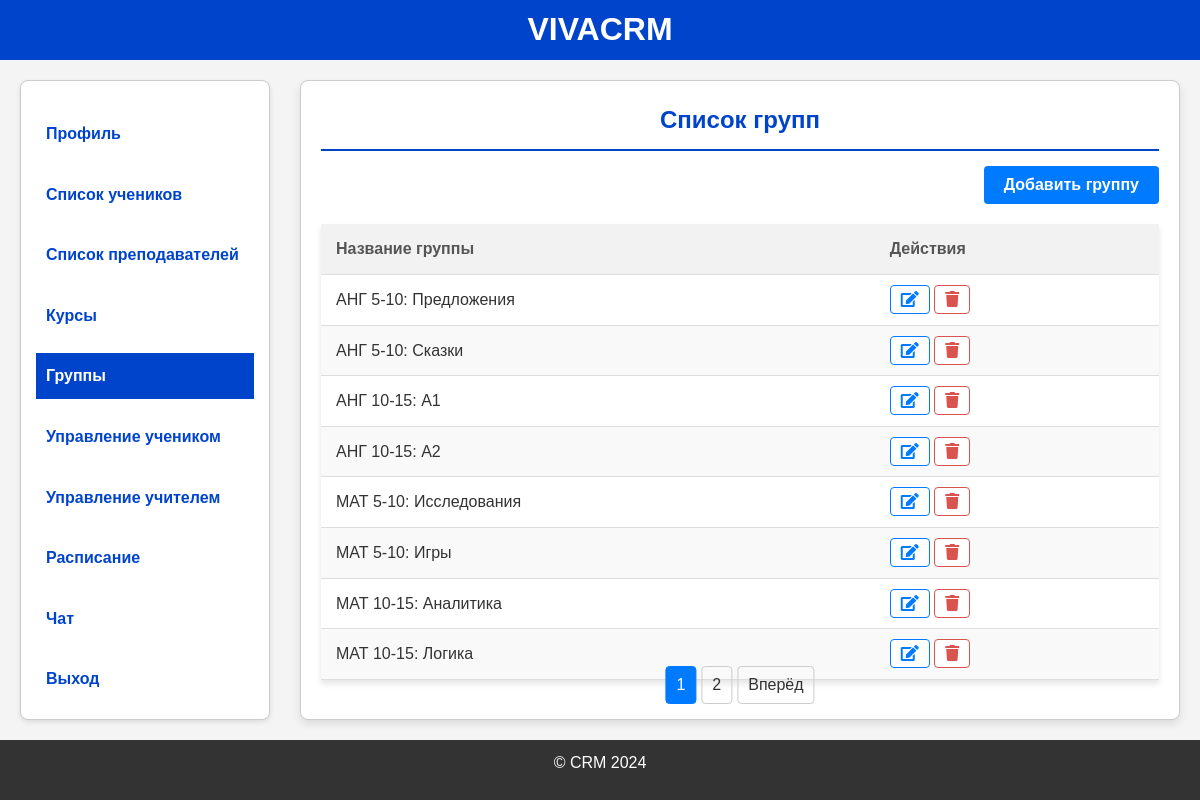
Before: /groups (signed in) with the older database file.
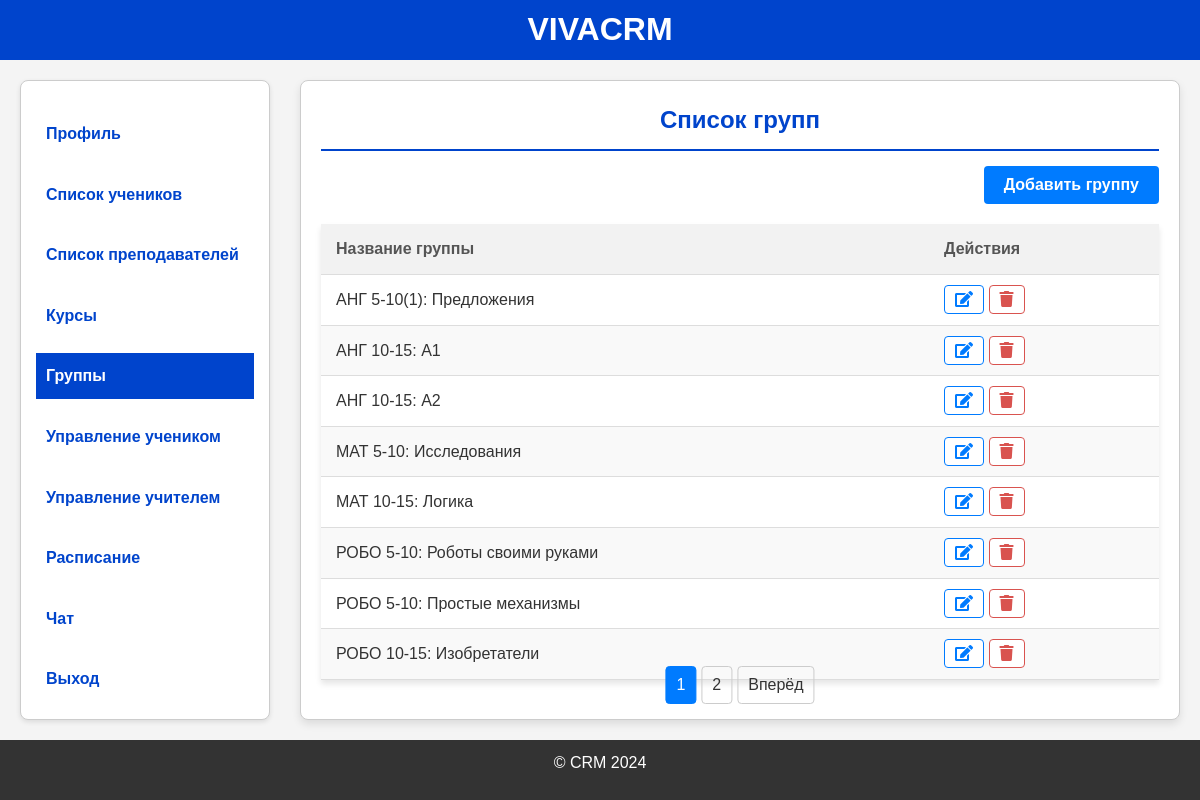
After: the same page with the newer database file.
### models.py (models this page shows)
class Group(db.Model):
    id = db.Column(db.Integer, primary_key=True)
    group_name = db.Column(db.String(100), nullable=False)
    students = db.relationship('ManageStudent', back_populates='group')

### app.py (the view, shortened to what this page needs)
@app.route('/groups', methods=['GET', 'POST'])
@login_required
@role_required('Администратор')
def list_groups():
    form = GroupForm()  # Пример формы, которую нужно создать
    administrator = Administrator.query.filter_by(admin_id=current_user.id).first()
    groups = Group.query.all()
    page = request.args.get('page', 1, type=int)
    per_page = 8
    pagination = Group.query.paginate(page=page, per_page=per_page)
    groups = pagination.items
    return render_template('groups.html', form=form, groups=groups, administrator=administrator, pagination=pagination)

### app.py (called while the page is built)
@login_manager.user_loader
def load_user(user_id):
    return Users.query.get(int(user_id))

def role_required(role):
    def decorator(f):
        @wraps(f)
        def wrapped(*args, **kwargs):
            if not current_user.is_authenticated or current_user.role != role:
                flash('Недостаточно прав доступа')
                return redirect(url_for('login'))
            return f(*args, **kwargs)
        return wrapped
    return decorator

### templates/groups.html (shortened to what this page needs)
{% extends "base_administrator.html" %}
{% block content %}
<div class="group-form">
    <h2>Список групп</h2>
    <div class="group-btn-container">
        <button id="openAddGroupModal" class="add-group-link">Добавить группу</button>
    </div>
    <table class="group-list-table" id="groupListTable">
        <thead>
            <tr>
                <th>Название группы</th>
                <th>Действия</th>
            </tr>
        </thead>
        <tbody>
            {% for group in groups %}
            <tr>
                <td>{{ group.group_name }}</td>
                <td>
                    <a href="{{ url_for('edit_group', id=group.id) }}" class="btn-edit"><i class="fa fa-edit"></i></a>
                    <a href="{{ url_for('delete_group', id=group.id) }}" class="btn-danger"><i class="fa fa-trash"></i></a>
                </td>
            </tr>
            {% endfor %}
        </tbody>
    </table>
    <div class="pagination">
        {% for page_num in pagination.iter_pages(left_edge=2, right_edge=2, left_current=2, right_current=2) %}
            {% if page_num %}
                {% if page_num == pagination.page %}
                    <span class="current">{{ page_num }}</span>
                {% else %}
                    <a href="{{ url_for('list_groups', page=page_num) }}">{{ page_num }}</a>
                {% endif %}
            {% else %}
                <span class="ellipsis">…</span>
            {% endif %}
        {% endfor %}
        {% if pagination.has_next %}
            <a href="{{ url_for('list_groups', page=pagination.next_num) }}">Вперёд</a>
        {% endif %}
    </div>
</div>
{% endblock %}

Changed rows visible on the page:
removed Group: group_name "АНГ 5-10: Сказки"
removed Group: group_name "МАТ 5-10: Игры"
removed Group: group_name "МАТ 10-15: Аналитика"
changed Group: group_name "АНГ 5-10: Предложения" → "АНГ 5-10(1): Предложения"
now on this page (row unchanged): Group: group_name "РОБО 5-10: Роботы своими руками"
now on this page (row unchanged): Group: group_name "РОБО 5-10: Простые механизмы"
now on this page (row unchanged): Group: group_name "РОБО 10-15: Изобретатели"
